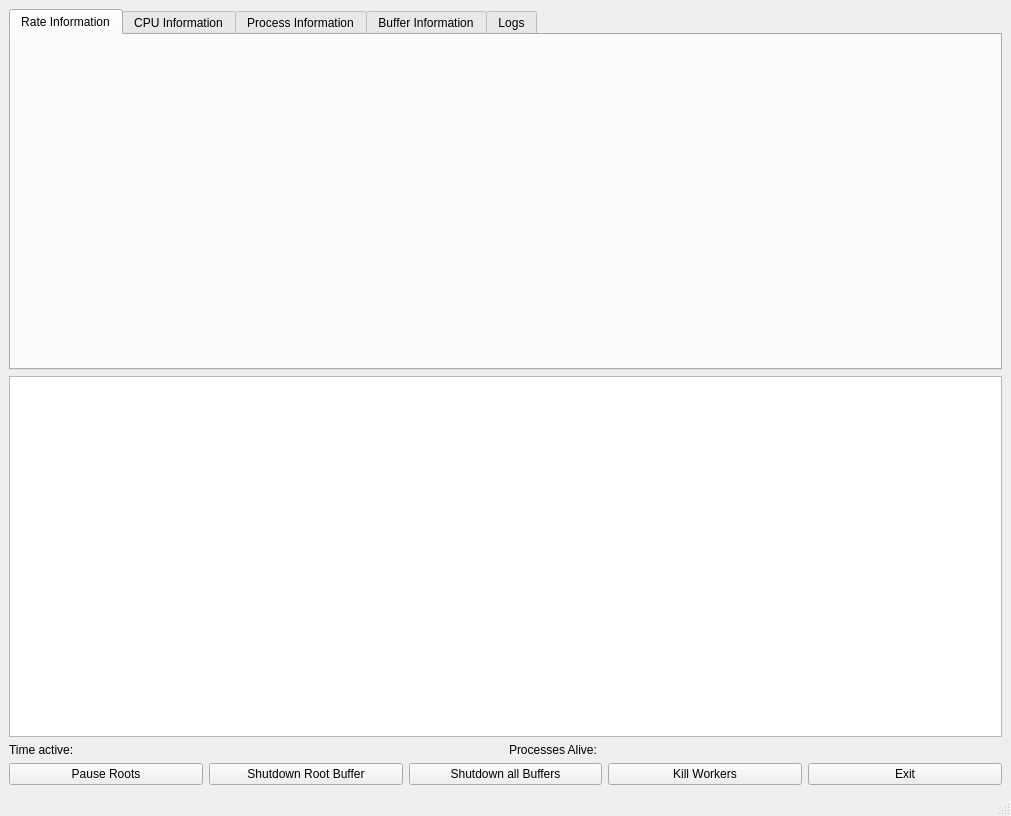
<?xml version="1.0" encoding="UTF-8"?>
<ui version="4.0">
 <class>MainWindow</class>
 <widget class="QMainWindow" name="MainWindow">
  <property name="geometry">
   <rect>
    <x>0</x>
    <y>0</y>
    <width>1011</width>
    <height>816</height>
   </rect>
  </property>
  <property name="windowTitle">
   <string>Buffer Manager</string>
  </property>
  <widget class="QWidget" name="centralwidget">
   <layout class="QHBoxLayout" name="horizontalLayout">
    <item>
     <layout class="QVBoxLayout" name="verticalLayout">
      <item>
       <widget class="QTabWidget" name="tabWidget">
        <property name="tabPosition">
         <enum>QTabWidget::North</enum>
        </property>
        <property name="currentIndex">
         <number>0</number>
        </property>
        <property name="tabsClosable">
         <bool>false</bool>
        </property>
        <widget class="QWidget" name="rate_tab">
         <attribute name="title">
          <string>Rate Information</string>
         </attribute>
         <layout class="QVBoxLayout" name="rateLayout">
          <item>
           <widget class="QWidget" name="ratePlaceholder" native="true"/>
          </item>
         </layout>
        </widget>
        <widget class="QWidget" name="cpu_tab">
         <attribute name="title">
          <string>CPU Information</string>
         </attribute>
         <layout class="QHBoxLayout" name="horizontalLayout_4">
          <item>
           <widget class="QWidget" name="cpuPlaceholder" native="true"/>
          </item>
         </layout>
        </widget>
        <widget class="QWidget" name="process_tab">
         <attribute name="title">
          <string>Process Information</string>
         </attribute>
         <layout class="QVBoxLayout" name="processLayout">
          <item>
           <widget class="QWidget" name="workerPlaceholder" native="true"/>
          </item>
         </layout>
        </widget>
        <widget class="QWidget" name="buffer_tab">
         <attribute name="title">
          <string>Buffer Information</string>
         </attribute>
         <layout class="QVBoxLayout" name="bufferLayout">
          <item>
           <widget class="QWidget" name="bufferPlaceholder" native="true"/>
          </item>
         </layout>
        </widget>
        <widget class="QWidget" name="log_tab">
         <attribute name="title">
          <string>Logs</string>
         </attribute>
         <layout class="QHBoxLayout" name="horizontalLayout_2">
          <item>
           <layout class="QVBoxLayout" name="verticalLayout_2">
            <item>
             <widget class="QTextEdit" name="logTextEdit">
              <property name="readOnly">
               <bool>true</bool>
              </property>
             </widget>
            </item>
            <item>
             <widget class="QComboBox" name="logComboBox"/>
            </item>
           </layout>
          </item>
         </layout>
        </widget>
       </widget>
      </item>
      <item>
       <widget class="QTableWidget" name="tablePlaceholder"/>
      </item>
      <item>
       <layout class="QHBoxLayout" name="horizontalLayout_3">
        <item>
         <widget class="QLabel" name="timeActiveLabel">
          <property name="text">
           <string>Time active: </string>
          </property>
         </widget>
        </item>
        <item>
         <widget class="QLabel" name="processesAliveLabel">
          <property name="text">
           <string>Processes Alive:</string>
          </property>
         </widget>
        </item>
       </layout>
      </item>
      <item>
       <layout class="QHBoxLayout" name="buttonLayout">
        <item>
         <widget class="QPushButton" name="pause_resume_RootBuffersButton">
          <property name="text">
           <string>Pause Roots</string>
          </property>
         </widget>
        </item>
        <item>
         <widget class="QPushButton" name="shutdownRootBuffersButton">
          <property name="text">
           <string>Shutdown Root Buffer</string>
          </property>
         </widget>
        </item>
        <item>
         <widget class="QPushButton" name="shutdownAllBuffersButton">
          <property name="text">
           <string>Shutdown all Buffers</string>
          </property>
         </widget>
        </item>
        <item>
         <widget class="QPushButton" name="shutdownAllWorkersButton">
          <property name="text">
           <string>Kill Workers</string>
          </property>
         </widget>
        </item>
        <item>
         <widget class="QPushButton" name="exitButton">
          <property name="text">
           <string>Exit</string>
          </property>
         </widget>
        </item>
       </layout>
      </item>
     </layout>
    </item>
   </layout>
  </widget>
  <widget class="QMenuBar" name="menubar">
   <property name="geometry">
    <rect>
     <x>0</x>
     <y>0</y>
     <width>1011</width>
     <height>24</height>
    </rect>
   </property>
  </widget>
  <widget class="QStatusBar" name="statusbar"/>
 </widget>
 <resources/>
 <connections/>
</ui>
